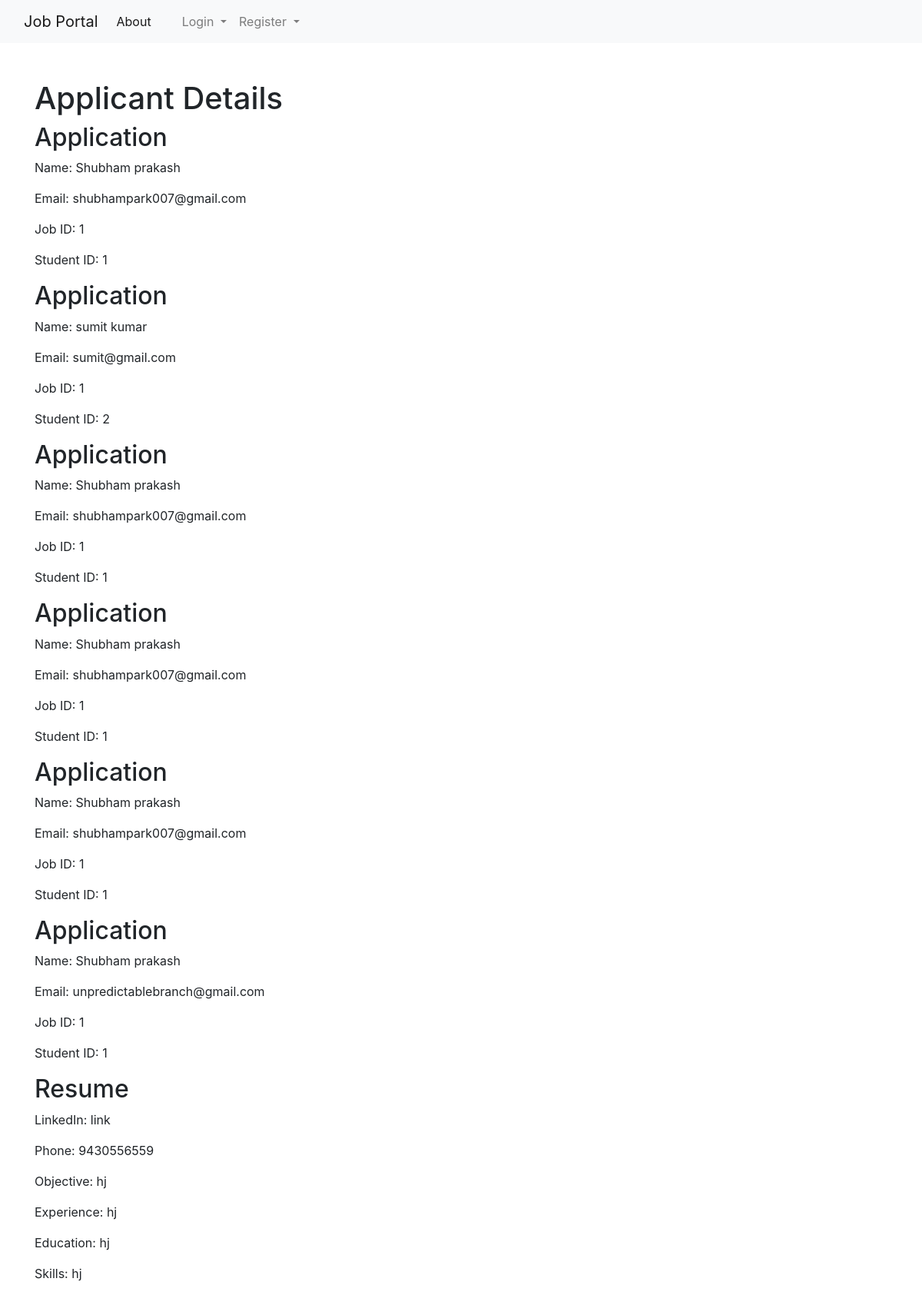
Page /view_applicants on the committed database.
### job_portal/models.py (models this page shows, shortened)
class Apply(db.Model):
    id = db.Column(db.Integer, primary_key=True)
    name = db.Column(db.String(50), nullable=False)
    email = db.Column(db.String(50), nullable=False)
    job_id = db.Column(db.Integer, db.ForeignKey('job_post.id'), nullable=False)
    student_id = db.Column(db.Integer, db.ForeignKey('student.id'), nullable=False)

class Resume(db.Model):
    id = db.Column(db.Integer, primary_key=True)
    linkedIn = db.Column(db.String(50), nullable=False)
    Phone = db.Column(db.String(50), nullable=False)
    objective = db.Column(db.Text, nullable=False)
    experience = db.Column(db.Text, nullable=False)
    education = db.Column(db.Text, nullable=False)
    skills = db.Column(db.Text, nullable=False)
    user_id = db.Column(db.Integer, db.ForeignKey('student.id'), nullable=False)

### job_portal/routes.py (the view)
@app.route("/view_applicants")
def view_applicants():
    application = Apply.query.all()
    resume = Resume.query.first()
    return render_template('view_applicants.html', application=application, resume=resume)

### job_portal/templates/view_applicants.html
{% extends "basic.html" %}
  {% block content %}
    <h1>Applicant Details</h1>
    {% for i in application %}
      <h2>Application</h2>
      <p>Name: {{ i.name }}</p>
      <p>Email: {{ i.email }}</p>
      <p>Job ID: {{ i.job_id }}</p>
      <p>Student ID: {{ i.student_id }}</p>
    {% endfor %}
    <h2>Resume</h2>
    <p>LinkedIn: {{ resume.linkedIn }}</p>
    <p>Phone: {{ resume.Phone }}</p>
    <p>Objective: {{ resume.objective }}</p>
    <p>Experience: {{ resume.experience }}</p>
    <p>Education: {{ resume.education }}</p>
    <p>Skills: {{ resume.skills }}</p>
  {% endblock %}

### job_portal/templates/basic.html (shortened to what this page needs)
<!DOCTYPE html>
<html lang="en">
<head>
    <link rel="stylesheet" href="https://maxcdn.bootstrapcdn.com/bootstrap/4.0.0/css/bootstrap.min.css">
</head>
<body>
    <nav class="navbar navbar-expand-lg navbar-light bg-light">
        <div class="container-fluid">
          <a class="navbar-brand" href="{{ url_for('home') }}">Job Portal</a>
          <div class="collapse navbar-collapse" id="navbarSupportedContent">
            <ul class="navbar-nav me-auto mb-2 mb-lg-0">
              <li class="nav-item">
                <a class="nav-link active mr-4" aria-current="page" href="{{ url_for('about') }}">About</a>
              </li>
              <li class="nav-item dropdown">
                {% if current_user.is_authenticated %}
                <li class="nav-item">
                  <a class="nav-link active mr-4" aria-current="page" href="{{ url_for('logout') }}">logout</a>
                </li>
                {% else %}
                <a class="nav-link dropdown-toggle" href="#" id="navbarDropdown" role="button" data-toggle="dropdown" aria-haspopup="true" aria-expanded="false">
                  Login
                </a>
              </li>
              <li class="nav-item dropdown">
                <a class="nav-link dropdown-toggle" href="#" id="navbarDropdown" role="button" data-toggle="dropdown" aria-haspopup="true" aria-expanded="false">
                  Register
                </a>
                {% endif %}
              </li>
            </ul>
          </div>
        </div>
      </nav>
    <div class="container mt-5">
        {% block content %}{% endblock %}
    </div>
</body>
</html>

### rows in the picture
Apply: name "Shubham prakash", email "shubhampark007@gmail.com", job_id "1", student_id "1"
Apply: name "sumit kumar", email "sumit@gmail.com", job_id "1", student_id "2"
Apply: name "Shubham prakash", email "shubhampark007@gmail.com", job_id "1", student_id "1"
Apply: name "Shubham prakash", email "shubhampark007@gmail.com", job_id "1", student_id "1"
Apply: name "Shubham prakash", email "shubhampark007@gmail.com", job_id "1", student_id "1"
Apply: name "Shubham prakash", email "unpredictablebranch@gmail.com", job_id "1", student_id "1"
Resume: linkedIn "link", Phone "9430556559", objective "hj", experience "hj", education "hj", skills "hj"
